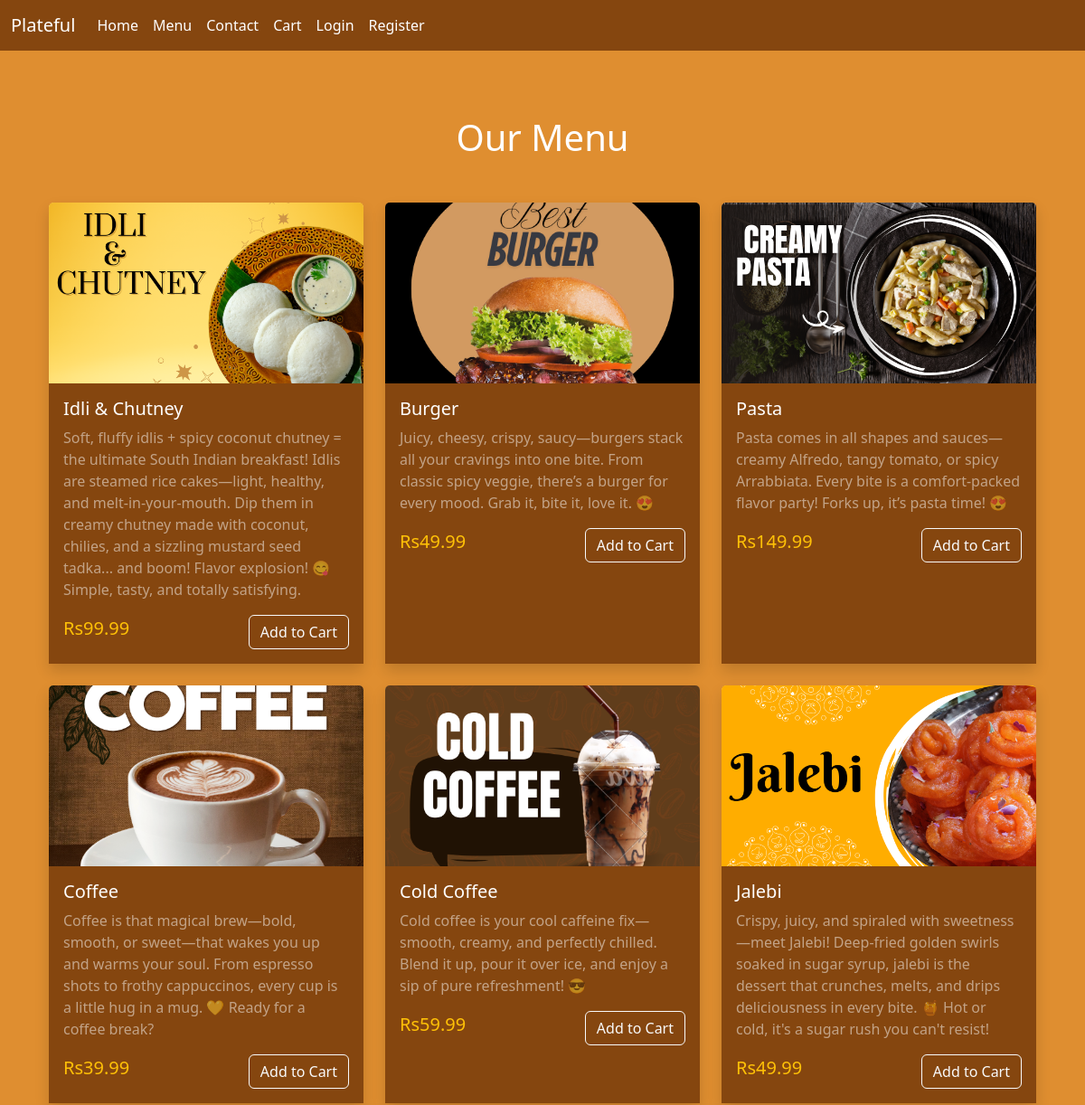
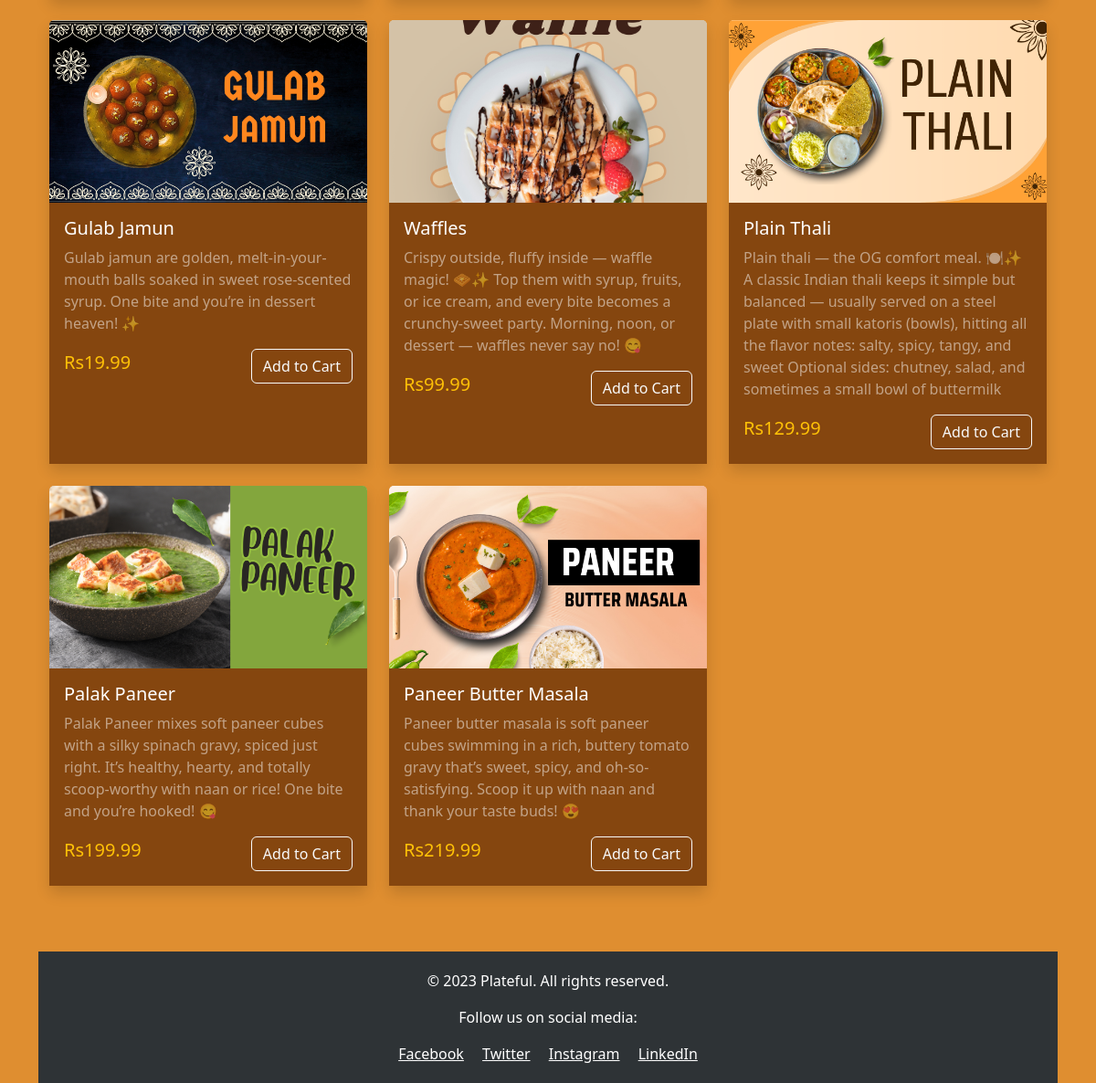
The app's page /menu/ with its own data (2 pictures, top to bottom).
### eat/models.py (models this page shows, shortened)
class MenuItem(models.Model):
    CATEGORY_CHOICES = [
        ('AP', 'Appetizers'),
        ('MC', 'Main Course'),
        ('DS', 'Desserts'),
        ('BE', 'Beverages'),
    ]
    name = models.CharField(max_length=100)
    description = models.TextField()
    price = models.DecimalField(max_digits=6, decimal_places=2)
    category = models.CharField(max_length=2, choices=CATEGORY_CHOICES)
    image = models.ImageField(upload_to='menu_images/')
    available = models.BooleanField(default=True)
    created_at = models.DateTimeField(auto_now_add=True)

### eat/views.py (the view)
# urls.py: path('menu/', views.menu, name='menu'),
def menu(request):
    menu_items = MenuItem.objects.filter(available=True).order_by('category')
    return render(request, 'home/menu.html', {'menu_items': menu_items})

### eat/templates/home/menu.html (shortened to what this page needs)
{% extends 'layout.html' %}
{% load static %}
{% block content %}
<div class="container py-5">
    <h1 class="text-center mb-5">Our Menu</h1>
<div class="row row-cols-1 row-cols-md-2 row-cols-lg-3 g-4">
    {% for item in menu_items %}
    <div class="col menu-item" data-category="{{ item.category }}">
        <div class="card h-100 border-0 shadow">
            <img src="{{ item.image.url }}" class="card-img-top" alt="{{ item.name }}" style="height: 200px; object-fit: cover;">
            <div class="card-body" style="background-color: #85460f;">
                <h5 class="card-title text-white">{{ item.name }}</h5>
                <p class="card-text text-white-50">{{ item.description }}</p>
                <div class="d-flex justify-content-between align-items-center">
                    <span class="h5 text-warning">Rs{{ item.price }}</span>
                    <a href="{% url 'eat:add_to_cart' item.id %}" class="btn btn-outline-light">Add to Cart</a>
                </div>
            </div>
        </div>
    </div>
    {% endfor %}
</div>
{% endblock %}

### eat/templates/layout.html (shortened to what this page needs)
{% load static %}
<!DOCTYPE html>
<html lang="en">
<head>
    <link href="https://cdn.jsdelivr.net/npm/bootstrap@5.3.5/dist/css/bootstrap.min.css" rel="stylesheet">
</head>
<body>
    <nav class="navbar navbar-expand-lg" style="background-color: #85460f;">
        <div class="container-fluid">
            <a class="navbar-brand text-white" href="/">Plateful</a>
            <div class="collapse navbar-collapse" id="navbarNav">
                <ul class="navbar-nav me-auto">
                    <li class="nav-item"><a class="nav-link text-white" href="#">Home</a></li>
                    <li class="nav-item"><a class="nav-link text-white" href="{% url 'eat:menu' %}">Menu</a></li>
                    <li class="nav-item"><a class="nav-link text-white" href="{% url 'eat:contact' %}">Contact</a></li>
                    <li class="nav-item">
                        <a class="nav-link text-white" href="{% url 'eat:cart' %}">
                            Cart {% if request.session.cart %}<span class="badge bg-light text-dark">{{ request.session.cart|length }}</span>{% endif %}
                        </a>
                    </li>
                    <ul class="navbar-nav me-auto">
                        {% if user.is_authenticated %}
                            <li class="nav-item">
                                <span class="nav-link text-white">Welcome, {{ user.username }}</span>
                            </li>
                              {% if user.is_authenticated %}
                               <li class="nav-item">
                               <form class="d-inline" action="{% url 'eat:logout' %}" method="post">
                              {% csrf_token %}
                               <button type="submit" class="nav-link text-white btn btn-link">Logout</button>
                                </form>
                            </li>
                             {% endif %}
                            </li>
                        {% else %}
                            <li class="nav-item"><a class="nav-link text-white" href="{% url 'eat:login' %}">Login</a></li>
                            <li class="nav-item"><a class="nav-link text-white" href="{% url 'eat:register' %}">Register</a></li>
                        {% endif %}
                    </ul>
                </ul>
            </div>
        </div>
    </nav>
    <div class="container mt-4">
        {% block content %}
        {% endblock %}
    </div>
    <footer class="text-center text-white mt-4" style="background-color: #2e3336; padding: 20px;">
        <p>&copy; 2023 Plateful. All rights reserved.</p>
        <p>Follow us on social media:</p>
        <a href="#" class="text-white me-3">Facebook</a>
        <a href="#" class="text-white me-3">Twitter</a>
        <a href="#" class="text-white me-3">Instagram</a>
        <a href="#" class="text-white">LinkedIn</a>
    </footer>
</body>
</html>

### eat/templates/layout.html (style rules this page uses)
body { background-color: #df8e30; color: white; }

### eat/templates/home/menu.html (style rules this page uses)
.card { transition: transform 0.3s, box-shadow 0.3s; border: none; }

### records on screen
MenuItem: image (picture), name "Idli & Chutney", description "Soft, fluffy idlis + spicy coconut chutney = the ultimate South Indian breakfast! Idlis are steamed rice cakes—light, healthy, and melt-in-your-mouth. Dip them in creamy chutney made with coconut, chilies, and a sizzling mustard seed tadka... and boom! Flavor explosion! 😋 Simple, tasty, and totally satisfying.", price "99.99"
MenuItem: image (picture), name "Burger", description "Juicy, cheesy, crispy, saucy—burgers stack all your cravings into one bite. From classic spicy veggie, there’s a burger for every mood. Grab it, bite it, love it. 😍", price "49.99"
MenuItem: image (picture), name "Pasta", description "Pasta comes in all shapes and sauces—creamy Alfredo, tangy tomato, or spicy Arrabbiata. Every bite is a comfort-packed flavor party! Forks up, it’s pasta time! 😍", price "149.99"
MenuItem: image (picture), name "Coffee", description "Coffee is that magical brew—bold, smooth, or sweet—that wakes you up and warms your soul. From espresso shots to frothy cappuccinos, every cup is a little hug in a mug. 💛 Ready for a coffee break?", price "39.99"
MenuItem: image (picture), name "Cold Coffee", description "Cold coffee is your cool caffeine fix—smooth, creamy, and perfectly chilled. Blend it up, pour it over ice, and enjoy a sip of pure refreshment! 😎", price "59.99"
MenuItem: image (picture), name "Jalebi", description "Crispy, juicy, and spiraled with sweetness—meet Jalebi! Deep-fried golden swirls soaked in sugar syrup, jalebi is the dessert that crunches, melts, and drips deliciousness in every bite. 🍯 Hot or cold, it's a sugar rush you can't resist!", price "49.99"
MenuItem: image (picture), name "Gulab Jamun", description "Gulab jamun are golden, melt-in-your-mouth balls soaked in sweet rose-scented syrup. One bite and you’re in dessert heaven! ✨", price "19.99"
MenuItem: image (picture), name "Waffles", description "Crispy outside, fluffy inside — waffle magic! 🧇✨ Top them with syrup, fruits, or ice cream, and every bite becomes a crunchy-sweet party. Morning, noon, or dessert — waffles never say no! 😋", price "99.99"
MenuItem: image (picture), name "Plain Thali", description "Plain thali — the OG comfort meal. 🍽️✨ A classic Indian thali keeps it simple but balanced — usually served on a steel plate with small katoris (bowls), hitting all the flavor notes: salty, spicy, tangy, and sweet Optional sides: chutney, salad, and sometimes a small bowl of buttermilk", price "129.99"
MenuItem: image (picture), name "Palak Paneer", description "Palak Paneer mixes soft paneer cubes with a silky spinach gravy, spiced just right. It’s healthy, hearty, and totally scoop-worthy with naan or rice! One bite and you’re hooked! 😋", price "199.99"
MenuItem: image (picture), name "Paneer Butter Masala", description "Paneer butter masala is soft paneer cubes swimming in a rich, buttery tomato gravy that’s sweet, spicy, and oh-so-satisfying. Scoop it up with naan and thank your taste buds! 😍", price "219.99"
